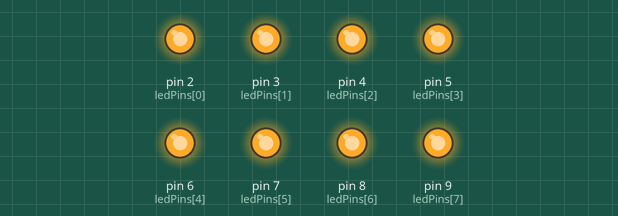
Recording of a sketch running on a simulated Arduino Uno, built with avr-gcc and run on an emulated ATmega328P. On the bench: output pins drawn as LEDs (lit = HIGH).

Above: at 0.5 s.
At 1.5 s:
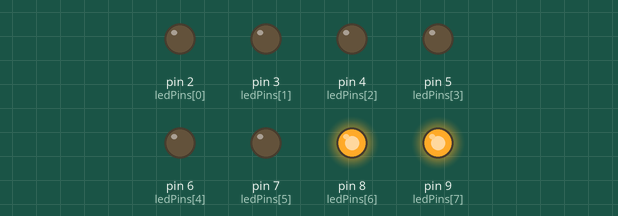
At 2.5 s:
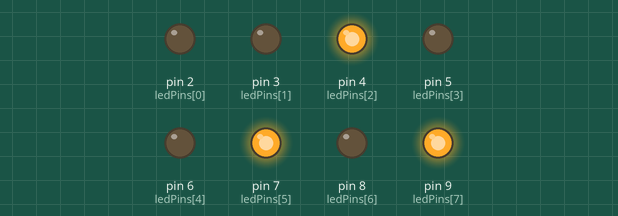
At 3.5 s:
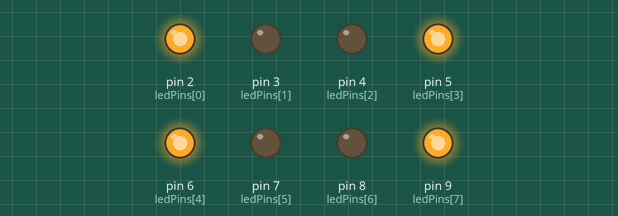
At 4.5 s:
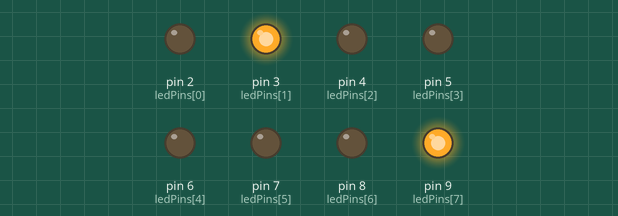
At 5.5 s:
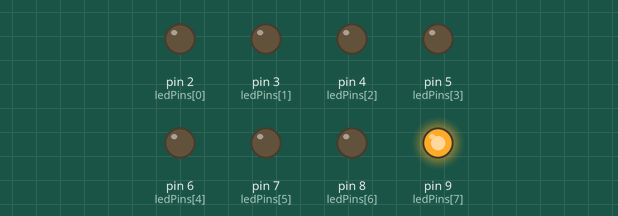
Timing chart, 0 to 6.5 s (numbered marks = the images above):
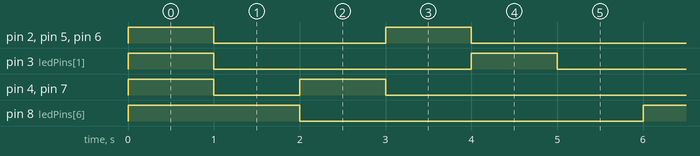

The sketch:

sketch_dec27d.ino
```cpp
int rakamlar[10][8] = {
  {1,1,1,1,1,1,0,0},  // 0
  {0,1,1,0,0,0,0,0},  // 1
  {1,1,0,1,1,0,1,0},  // 2
  {1,1,1,1,0,0,1,0},  // 3
  {0,1,1,0,0,1,1,0},  // 4
  {1,0,1,1,0,1,1,0},  // 5
  {1,0,1,1,1,1,1,0},  // 6
  {1,1,1,0,0,0,0,0},  // 7
  {1,1,1,1,1,1,1,0},  // 8
  {1,1,1,1,0,1,1,0}   // 9
};

int ledPins[] = {2, 3, 4, 5, 6, 7, 8, 9};
int num = 0;
unsigned long preMillis = 0;
const long interval = 1000;

void setup() {
  for (int i = 0; i < 8; i++) {
    pinMode(ledPins[i], OUTPUT);
    digitalWrite(ledPins[i], HIGH);
  }
}

void loop() {
  unsigned long curMillis = millis();

  if (curMillis - preMillis >= interval) {
    preMillis = curMillis;

    for (int i = 0; i < 8; i++) {
      digitalWrite(ledPins[i], !rakamlar[num][i]);
    }

    num+=2;
    if (num == 10) {
      num = 0;
    }
  }
}
```

Measured:
- by itself, pin 8 (ledPins[6]): alternates HIGH for 1.0 s and LOW for 4.0 s
- by itself, pin 2 (ledPins[0]), pin 3 (ledPins[1]), pin 4 (ledPins[2]), pin 5 (ledPins[3]), pin 6 (ledPins[4]), pin 7 (ledPins[5]): repeats every 5.0 s: HIGH 1.0 s, LOW 4.0 s
- by itself, everything shown: repeats every 5.0 s, in 5 steps
